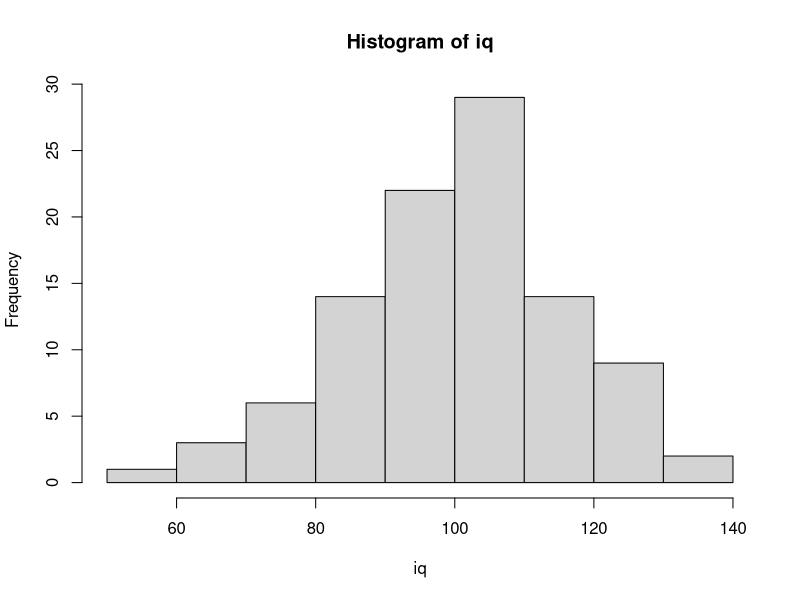

This figure's R source:
# =============================================================================
# 1. EINHEIT: R-GRUNDLAGEN
# Datentypen, Skalenniveaus, Vektoren, Data Frames, Indizierung, Logik,
# einfache Datensimulation
# =============================================================================

# ORGANISATORISCHES (live in RStudio zeigen) ----------------------------------

# 1) RStudio-Oberfläche erklären (vier Fenster):
#    - Links oben:  SOURCE   -> hier schreiben wir unser Skript (wird gespeichert)
#    - Links unten: CONSOLE  -> hier wird Code ausgeführt (wird NICHT gespeichert)
#    - Rechts oben: ENVIRONMENT -> alle Objekte, die wir erstellt haben  = "Gedächtnis"
#    - Rechts unten: FILES / PLOTS / PACKAGES / HELP
#    Merksatz: Alles, was wir später nochmal brauchen, gehört ins Skript,
#    nicht in die Konsole.
#
# 2) R-Projekt erstellen: File -> New Project -> New Directory
#    Warum? Das Projekt legt automatisch fest, in welchem Ordner R Dateien sucht
#    und speichert (das "Working Directory"). Wir müssen dann nie mit langen
#    Dateipfaden oder setwd() arbeiten. Prüfen kann man das mit getwd().
#
# 3) Leeres Skript erstellen: File -> New File -> R Script, sofort speichern.
#
# 4) Code ausführen: Cursor in die Zeile setzen und
#    Cmd + Enter (Mac) bzw. Strg + Enter (Windows) drücken.
#    Alles mit "#" davor ist ein KOMMENTAR und wird von R ignoriert.
#    Kommentare schreiben wir für unser zukünftiges Ich und für andere.
#
# Weitere Inhalte zum Herzeigen: Markdown-Vorlage, Pakete allgemein, Bookdown, Onlineübungen


# 1 | R ALS TASCHENRECHNER -----------------------------------------------------

2 + 2       # Addition
5 - 3       # Subtraktion
5 * 8       # Multiplikation
8 / 2       # Division
3^2         # Potenz (Alternative: 3**2, ist aber unüblich)
sqrt(9)     # Quadratwurzel: unsere erste FUNKTION

?sqrt

# Was ist eine Funktion? Ein Befehl mit runden Klammern: name(argumente).
# In die Klammern kommt, womit die Funktion arbeiten soll.
# Hilfe zu jeder Funktion: ?sqrt  (öffnet die Hilfe rechts unten)

# Es gilt Punkt vor Strich, Klammern wie in der Mathematik:
2 + 3 * 4     # = 14
(2 + 3) * 4   # = 20


# 2 | OBJEKTE UND ZUWEISUNG ----------------------------------------------------

# Ergebnisse können wir unter einem Namen speichern = ein OBJEKT erstellen.
# Das Objekt erscheint danach rechts oben im Environment.

a = 100
b = 3 / 100
summe = a + b          # Mit Objekten kann man weiterrechnen


summe       # Objektname ausführen = Inhalt anzeigen

# HINWEIS ZUR ZUWEISUNG: Wir verwenden in diesem Kurs "=".
# In vielen Büchern und Foren sieht man stattdessen "<-":
#    a <- 100   macht genau dasselbe wie   a = 100
# Tastenkürzel für "<-": Option + Minus (Mac) bzw. Alt + Minus (Windows).
# WICHTIG: Ein "=" weist zu, ein doppeltes "==" VERGLEICHT (kommt später).

# Regeln für Objektnamen:
# - Groß-/Kleinschreibung zählt: Alter und alter sind zwei verschiedene Objekte
# - Keine Leerzeichen, nicht mit einer Zahl beginnen
# - Keine Namen bestehender Funktionen verwenden (z. B. nicht "c", "mean", "sum"),
#   das verwirrt uns selbst und andere.
# - Ein Objekt mit gleichem Namen wird ohne Nachfrage ÜBERSCHRIEBEN.


# 3 | DATENTYPEN ---------------------------------------------------------------

# R unterscheidet verschiedene Arten von Werten. Die drei wichtigsten:

# (a) NUMERIC: Zahlen
zahl = 42.5

# (b) CHARACTER: Text, steht IMMER in Anführungszeichen
fach = "Psychologie"
frage = "Haben Psychologen wirklich alle Bärte und rauchen Zigarre?"

# Ohne Anführungszeichen sucht R nach einem OBJEKT mit diesem Namen:
# Psychologie   # -> Fehler: Objekt 'Psychologie' nicht gefunden

# (c) LOGICAL: Wahrheitswerte, nur TRUE oder FALSE (ohne Anführungszeichen!)
raucht = FALSE
5 > 3          # Vergleiche liefern immer TRUE oder FALSE

# Welcher Typ ist ein Objekt? -> class()
class(zahl)
class(fach)
class(raucht)

# Rechnen geht nur mit Zahlen:
# fach + 1   # -> Fehler: nicht-numerisches Argument für binären Operator

# SKALAR: Ein einzelner Wert wie oben (zahl, fach, raucht).
# Hintergrundwissen: In R ist ein Skalar eigentlich ein Vektor der Länge 1.
length(zahl)   # = 1


# 4 | VEKTOREN -----------------------------------------------------------------

# Ein VEKTOR ist eine Reihe von Werten DESSELBEN Typs.
# In der Psychologie: eine Variable, also z. B. das Alter aller Versuchspersonen.
# Erstellt wird er mit c() = "combine".

# Numerische Vektoren
j = c(1, 2, 3, 4, 5, 6, 7)
k = 1:200                                    # ":" erzeugt ganzzahlige Folgen

# Bei seq() müssen die Argumentnamen nicht ausgeschrieben werden, wenn die
# Reihenfolge stimmt (from, to, by). Beides ist identisch:
seq(from = 20, to = 30, by = 2)
seq(20, 30, 2)

l = c(1:7, seq(from = 20, to = 30, by = 2))  # seq() für Folgen mit Schrittweite

#rnorm

rnorm(100, 100, 15)



# Ausgeschrieben ist es für Anfänger*innen aber lesbarer.

# ÜBUNG: Erstellen Sie einen numerischen Vektor "CFH", der die Zahlen von 12 bis 54
# und jede dritte Zahl von 100 bis 120 (also 100, 103, 106, ...) enthält.
CFH = c(12:54, seq(from = 100, to = 120, by = 3))
CFH

# Character-Vektoren
Psychologen = c("Freud", "Wundt", "Bandura")
class(Psychologen)

# ACHTUNG: Ein Vektor kann nur EINEN Typ enthalten. Mischt man Typen,
# wandelt R alles in den "allgemeinsten" Typ um, meist character:
gemischt = c(1, 2, "drei")
gemischt          # Die Zahlen stehen jetzt in Anführungszeichen
class(gemischt)   # "character" -> damit kann man nicht mehr rechnen!
# Das passiert in echten Datensätzen oft, wenn z. B. jemand "k.A." in eine
# Zahlenspalte schreibt. Deshalb immer den Typ prüfen.

# Nützliche Funktionen für Vektoren
length(CFH)   # Anzahl der Elemente
sum(j)        # Summe
mean(j)       # Mittelwert
min(j); max(j)




# 4.1 | Elemente aus Vektoren auswählen (INDIZIERUNG) --------------------------

# Eckige Klammern [ ] wählen Elemente nach ihrer POSITION aus.
# R beginnt bei 1 zu zählen (nicht bei 0 wie manche andere Programmiersprachen).

Psychologen[1]          # erstes Element
Psychologen[2:3]        # zweites bis drittes Element
Psychologen[c(1, 3)]    # erstes und drittes Element
Psychologen[-1]         # alle AUSSER dem ersten (Minus = ausschließen)

# Merke: runde Klammern ( ) gehören zu Funktionen,
#        eckige Klammern [ ] wählen etwas aus.

# ÜBUNG: Wählen Sie aus dem Vektor CFH das 10. bis 15. Element aus.
CFH[10:15]


# 5 | SKALENNIVEAUS UND IHRE UMSETZUNG IN R ------------------------------------

# Aus der Methodenlehre kennen wir vier Skalenniveaus. R muss wissen, welches
# Niveau eine Variable hat, denn davon hängt ab, welche Berechnungen sinnvoll
# sind (z. B. ist ein Mittelwert für "Diagnose" sinnlos).
#
#   Skalenniveau     | Beispiel                     | In R
#   -----------------|------------------------------|----------------------------
#   Nominal          | Diagnose, Geschlecht         | factor()
#   Ordinal          | Schulabschluss, Likert-Item* | factor(..., ordered = TRUE)
#   Intervall        | IQ, Temperatur in °C         | numeric
#   Verhältnis       | Reaktionszeit, Alter         | numeric
#
#   * Likert-Items werden in der Praxis oft als numeric behandelt
#     (z. B. für Summenscores). Streng genommen sind sie ordinal.
#
# R unterscheidet NICHT zwischen Intervall- und Verhältnisskala, beides ist
# numeric. Welche Rechenoperationen inhaltlich sinnvoll sind, müssen wir
# selbst wissen.

# 5.1 | NOMINAL: Faktor ------------------------------------------------------

# Kategoriale Variablen werden oft als Zahlen kodiert (1 = männlich, 2 = weiblich).
# Für R sind das aber erst einmal ganz normale Zahlen:
geschlecht = c(1, 2, 2, 1, 2)
mean(geschlecht)   # R rechnet brav einen Mittelwert aus, der inhaltlich Unsinn ist

# Mit factor() sagen wir R: Das sind Kategorien, keine Zahlen.
#   levels = welche Kodierungen gibt es?
#   labels = welche Bedeutung haben sie? (gleiche Reihenfolge wie levels!)
geschlecht = factor(geschlecht, levels = c(1, 2), labels = c("männlich", "weiblich"))
geschlecht
class(geschlecht)
levels(geschlecht)   # vorhandene Kategorien
table(geschlecht)    # Häufigkeiten: die passende Statistik für Nominaldaten
# mean(geschlecht)   # -> Warnung + NA. Gut so: R schützt uns jetzt vor Unsinn.




##### Ende Michi & Nico Sitzung 1 14.10 #######


# 5.2 | ORDINAL: geordneter Faktor -------------------------------------------

# Bei ordinalen Daten gibt es eine Rangfolge. Mit ordered = TRUE weiß R das.
# Die Reihenfolge der levels bestimmt die Rangfolge (von niedrig nach hoch).
abschluss = c("Abitur", "Mittlere Reife", "Abitur", "Hauptschule", "Mittlere Reife")
abschluss = factor(abschluss,
                   levels = c("Hauptschule", "Mittlere Reife", "Abitur"),
                   ordered = TRUE)
abschluss
abschluss > "Hauptschule"   # Größer/kleiner-Vergleiche sind jetzt erlaubt
table(abschluss)            # Tabelle erscheint in der richtigen Reihenfolge
# Ohne die levels-Angabe würde R alphabetisch sortieren.
# "Abitur" stünde dann fälschlich an erster Stelle.

# 5.3 | INTERVALL / VERHÄLTNIS: numeric --------------------------------------

alter = c(20, 31, 25, 34, 51)
class(alter)
mean(alter)   # Mittelwert ist hier sinnvoll


# 6 | DATA FRAMES --------------------------------------------------------------

# Ein DATA FRAME ist eine Tabelle, genau so, wie wir Daten aus SPSS oder Excel kennen:
#   - jede ZEILE   = eine Person (ein Fall)
#   - jede SPALTE  = eine Variable (ein Vektor)
# Unterschied zum Vektor: Spalten dürfen verschiedene Typen haben.

# Wir erstellen zuerst drei Vektoren ...
Name = c("Max", "Maja", "Mia", "Moritz", "Markus")
Alter = c(20, 31, 25, 34, 51)
Diagnose = c("Depression", "Zwangsstörung", "Depression", "Soziale Phobie", "Depression")

# ... und fügen sie zu einem Data Frame zusammen. Jeder Vektor wird eine Spalte.
# Voraussetzung: Alle Vektoren sind gleich lang (hier: 5 Personen).
df = data.frame(Name, Alter, Diagnose)
df

# Übersicht über einen Data Frame
nrow(df)   # Anzahl Zeilen   = Anzahl Personen
ncol(df)   # Anzahl Spalten  = Anzahl Variablen
dim(df)    # beides zusammen
str(df)    # "structure": welche Variablen, welcher Typ? SEHR wichtig!
names(df)  # Variablennamen
# Tipp: Im Environment auf den Data Frame klicken öffnet eine Tabellenansicht.

# Neue Variable hinzufügen: einfach mit $ einen neuen Namen vergeben
df$Geschlecht = factor(c(1, 2, 2, 1, 2), levels = c(1, 2),
                       labels = c("männlich", "weiblich"))
df$Diagnose = factor(df$Diagnose)   # Diagnose ist nominal -> Faktor
str(df)


# 6.1 | Spalten, Zeilen und Zellen auswählen ---------------------------------

# Möglichkeit 1: Spalte über "$"
df$Alter

# Möglichkeit 2: eckige Klammern mit [ZEILE, SPALTE]
#   Alles VOR dem Komma bezieht sich auf ZEILEN (Personen),
#   alles NACH dem Komma auf SPALTEN (Variablen).
#   Bleibt eine Seite leer, heißt das: "alle".

df[1, 2]                     # Zeile 1, Spalte 2 -> eine Zelle
df[1, ]                      # Zeile 1, alle Spalten -> eine Person
df[, 1]                      # alle Zeilen, Spalte 1 -> eine Variable
df[3, "Alter"]               # Spalten auch über den Namen ansprechbar
df[1:3, c("Name", "Alter")]  # mehrere Zeilen und Spalten

# Spalten über den NAMEN anzusprechen ist sicherer als über die Position:
# Fügt man eine Spalte hinzu, verschieben sich die Positionen, die Namen nicht.

# ÜBUNG: Welche Diagnose hat die Person in der zweiten Zeile?
df[2, "Diagnose"]   # über den Variablennamen
df[2, 3]            # über die Position der Variable


# 6.2 | Werte verändern ------------------------------------------------------

# Auswahl + Zuweisung = Wert ÜBERSCHREIBEN. So korrigiert man z. B. Eingabefehler.
df[2, "Alter"] = 32
df
df[2, "Alter"] = 31   # und wieder zurück
# ACHTUNG: R fragt nicht nach! Der alte Wert ist danach weg.
# Darum verändern wir nie die Originaldatei, sondern nur das Objekt in R.


# 7 | LOGISCHE OPERATOREN UND FILTERN ------------------------------------------

# Statt über Positionen können wir Werte nach einer BEDINGUNG auswählen.
#   ==  gleich           !=  ungleich
#   >   größer           <   kleiner
#   >=  größer gleich    <=  kleiner gleich
#   &   UND (beide Bedingungen müssen stimmen)
#   |   ODER (mindestens eine Bedingung muss stimmen)
#   %in% "ist enthalten in" (Abkürzung für viele ODER-Vergleiche)

# Schritt 1: Eine Bedingung liefert für JEDES Element TRUE oder FALSE
df$Alter > 30

# Schritt 2: Diesen TRUE/FALSE-Vektor in eckige Klammern stecken.
# R behält genau die Elemente, bei denen TRUE steht.
df$Alter[df$Alter > 30]

# Das funktioniert genauso für ZEILEN eines Data Frames (Bedingung VOR das Komma!):
df[df$Alter > 30, ]                          # alle Personen über 30
df[df$Diagnose == "Depression", ]            # alle Personen mit Depression
df[df$Diagnose == "Depression" & df$Alter > 22, ]   # beides zusammen (UND)
df[df$Alter < 22 | df$Alter > 50, ]          # jünger als 22 ODER älter als 50
df[df$Diagnose %in% c("Zwangsstörung", "Soziale Phobie"), ]  # Liste von Werten

# Tricks mit TRUE/FALSE: R zählt TRUE als 1 und FALSE als 0
sum(df$Alter > 30)    # WIE VIELE Personen sind über 30?
mean(df$Alter > 30)   # welcher ANTEIL ist über 30?

# ÜBUNG: Wählen Sie alle Frauen aus, die jünger als 35 sind.
df[df$Geschlecht == "weiblich" & df$Alter < 35, ]


# 8 | ARBEIT MIT EINEM GRÖSSEREN DATENSATZ: starwars ---------------------------

# PAKETE: R kann durch Pakete erweitert werden (wie Apps auf dem Handy).
#   install.packages("name")  -> einmalig herunterladen (wie App installieren)
#   library(name)             -> in JEDER Sitzung laden (wie App öffnen)
# install.packages("dplyr")   # nur einmal nötig, danach auskommentieren
library(dplyr)

# Beim Laden erscheint eine Meldung, dass Funktionen "maskiert" werden
# (u. a. filter). Das ist KEIN Fehler: dplyr bringt eine eigene Funktion
# filter() mit, die nun Vorrang vor der gleichnamigen Funktion aus R hat.

# dplyr enthält den Übungsdatensatz "starwars".
# Die Spalten 12 bis 14 sind Listen (z. B. alle Filme pro Figur). Damit können
# wir noch nicht arbeiten, daher behalten wir nur die Spalten 1 bis 11.
starwars = as.data.frame(starwars[, 1:11])

head(starwars)      # erste 6 Zeilen
dim(starwars)       # 87 Figuren, 11 Variablen
str(starwars)
summary(starwars$mass)   # Achtung: "NA's" in der Ausgabe!


# 8.1 | Fehlende Werte: NA -----------------------------------------------------

# NA = "Not Available" = fehlender Wert. Das kennen wir aus jedem Fragebogen:
# Nicht alle Personen beantworten alle Fragen.
gewicht = starwars$mass

mean(gewicht)                # Ergebnis: NA
# Warum? Wenn auch nur EIN Wert unbekannt ist, ist auch der Mittelwert unbekannt.
mean(gewicht, na.rm = TRUE)  # na.rm = "NA remove": fehlende Werte ignorieren

is.na(gewicht)               # TRUE, wo ein Wert fehlt
sum(is.na(gewicht))          # Anzahl fehlender Werte


# 8.2 | Logische Auswahl mit fehlenden Werten -----------------------------------

gewicht[gewicht == 79]
# Überraschung: Neben 79 erscheinen auch NAs! Warum?
# Ist "unbekannt == 79"? Das weiß R nicht, also ist das Ergebnis NA statt TRUE/FALSE.
# Und ein NA in den eckigen Klammern liefert ein NA im Ergebnis.

# Lösung: which() gibt nur die POSITIONEN zurück, an denen wirklich TRUE steht.
which(gewicht == 79)            # an welchen Stellen?
gewicht[which(gewicht == 79)]   # jetzt ohne NAs

gewicht[which(gewicht != 79)]   # ungleich
gewicht[which(gewicht >= 79)]   # größer gleich

# Verknüpfungen
gewicht[which(gewicht > 50 & gewicht < 100)]   # zwischen 50 und 100 kg
gewicht[which(gewicht < 50 | gewicht > 100)]   # unter 50 ODER über 100 kg

# Mit Text funktioniert es genauso
haarfarbe = starwars$hair_color
haarfarbe[which(haarfarbe == "brown")]
length(which(haarfarbe == "brown"))   # Wie viele Figuren haben braune Haare?

table(starwars$hair_color)                  # Häufigkeiten aller Haarfarben
table(starwars$hair_color, useNA = "ifany") # inklusive fehlender Werte
# table() lässt NAs standardmäßig WEG. Das sollte man wissen!


# 8.3 | Komfortabler filtern mit filter() aus dplyr --------------------------------

# filter(Datensatz, Bedingung) macht dasselbe wie df[Bedingung, ], ist aber
# lesbarer: Innerhalb von filter() können wir Spaltennamen direkt verwenden,
# ohne jedes Mal starwars$ davor zu schreiben.
# Außerdem lässt filter() Zeilen mit NA in der Bedingung automatisch weg.

filter(starwars, mass == 79)
filter(starwars, mass > 50 & mass < 100)
filter(starwars, hair_color == "brown", sex == "male")   # Komma = UND

# WICHTIG: Innerhalb von filter() immer den SPALTENNAMEN des Datensatzes
# verwenden (mass), nicht ein Objekt aus dem Environment (gewicht).

# Die PIPE %>% bedeutet: "Nimm das Ergebnis links und gib es an die Funktion rechts weiter."
# Lies sie als "und dann". Die beiden Zeilen sind identisch:
filter(starwars, mass == 79)
starwars %>% filter(mass == 79)
# Vorteil: Mehrere Schritte lassen sich von oben nach unten lesbar verketten.
# Tastenkürzel: Cmd + Shift + M (Mac) bzw. Strg + Shift + M (Windows).
# In neueren R-Versionen gibt es auch die eingebaute Pipe |>, sie funktioniert hier gleich.

schwere_figuren = starwars %>% filter(mass > 100)
nrow(schwere_figuren)

# ÜBUNG: Wie viele Figuren sind größer als 180 cm (height) UND haben blaue Augen
# (eye_color == "blue")?
starwars %>% filter(height > 180, eye_color == "blue") %>% nrow()


# 9 | DATEN SIMULIEREN ---------------------------------------------------------

# Warum Daten simulieren?
# - Wir können üben, ohne echte (sensible) Daten zu benötigen.
# - Wir wissen, wie die "Wahrheit" aussieht, und können prüfen,
#   ob unsere Auswertung sie wiederfindet.
# - So kann man Stichprobenvariation sichtbar machen (-> Statistikvorlesung).

# set.seed(): Zufallszahlen sind in R nur "pseudo-zufällig". Mit derselben
# Startzahl erhalten alle im Raum exakt dieselben Zufallszahlen.
# Ohne set.seed() sieht bei jeder Person (und bei jedem Ausführen) alles anders aus.
set.seed(42)

# 9.1 | Normalverteilte Werte: rnorm() ---------------------------------------

# rnorm(n, mean, sd): n Werte aus einer Normalverteilung
# Beispiel: IQ ist normiert auf M = 100, SD = 15
iq = rnorm(n = 100, mean = 100, sd = 15)
head(iq)
round(head(iq), 1)   # round() rundet auf die angegebene Zahl von Nachkommastellen
mean(iq)             # nicht genau 100!
sd(iq)               # nicht genau 15!
# Warum? Wir haben eine STICHPROBE von 100 Personen gezogen. Stichprobenkennwerte
# schwanken um die Populationswerte. Mit n = 10000 lägen sie viel näher dran.
hist(iq)             # Histogramm als erster Blick (ausführlich später mit ggplot)

# 9.2 | Zufälliges Ziehen: sample() ------------------------------------------

# sample(x, size, replace): zieht zufällig "size" Werte aus "x"
# Beispiel: Antworten auf einem 5-stufigen Likert-Item
likert = sample(x = 1:5, size = 100, replace = TRUE)
table(likert)
# replace = TRUE: "mit Zurücklegen", jeder Wert kann mehrfach gezogen werden.
# Ohne replace = TRUE könnten wir aus 1:5 höchstens 5 Werte ziehen.

# 9.3 | Wiederholen: rep() ---------------------------------------------------

# rep() wiederholt Werte, ideal für Gruppenvariablen
rep(c("KG", "EG"), times = 3)    # KG EG KG EG KG EG
rep(c("KG", "EG"), each = 3)     # KG KG KG EG EG EG
gruppe = rep(c("KG", "EG"), each = 50)   # 50 Kontroll- und 50 Experimentalpersonen

# 9.4 | Alles zusammen: ein simulierter Datensatz ------------------------------

studie = data.frame(
  id         = 1:100,                    # fortlaufende Personennummer
  gruppe     = factor(gruppe),           # nominal
  iq         = round(iq),                # numeric (intervallskaliert)
  zufrieden  = likert                    # Likert-Item (eigentlich ordinal)
)
head(studie)
str(studie)

# Alles, was wir heute gelernt haben, funktioniert jetzt auch hier:
studie[studie$gruppe == "EG", ]
mean(studie$iq[studie$gruppe == "EG"])
studie %>% filter(iq > 115)

# ÜBUNG: Simulieren Sie für 60 Personen eine Reaktionszeit in Millisekunden
# (M = 450, SD = 80). Wie viele Personen sind langsamer als 550 ms?
set.seed(1)
rt = rnorm(60, mean = 450, sd = 80)
sum(rt > 550)


# ZUSAMMENFASSUNG --------------------------------------------------------------

# Funktionen
# c()               Vektor erstellen ("combine")
# seq()             Zahlenfolge mit Schrittweite
# rep()             Werte wiederholen
# class()           Datentyp anzeigen
# length()          Anzahl Elemente
# factor()          in (geordneten) Faktor umwandeln; levels, labels, ordered
# levels()          Kategorien eines Faktors
# data.frame()      Data Frame erstellen
# as.data.frame()   in Data Frame umwandeln
# nrow(), ncol(), dim()   Anzahl Zeilen, Spalten, beides
# str()             Struktur: Variablen und ihre Typen
# names()           Variablennamen
# head()            erste Zeilen
# summary()         Zusammenfassung
# table()           Häufigkeiten (useNA = "ifany" zeigt auch NAs)
# sum(), mean(), min(), max(), sd()   Kennwerte (na.rm = TRUE ignoriert NAs)
# is.na()           fehlende Werte finden
# which()           Positionen, an denen eine Bedingung TRUE ist
# round()           runden
# sqrt()            Quadratwurzel
# library()         Paket laden
# filter()          Zeilen nach Bedingung auswählen (dplyr)
# set.seed()        Zufallszahlen reproduzierbar machen
# rnorm()           normalverteilte Zufallswerte
# sample()          zufällig ziehen
# hist()            Histogramm
#
# Operatoren
# +  -  *  /  ^     Rechnen
# =  (bzw. <-)      Zuweisung
# :                 ganzzahlige Folge
# $                 Variable aus Data Frame
# [ ]               Auswahl im Vektor
# [ , ]             Auswahl im Data Frame: [Zeilen, Spalten]
# ==  !=            gleich, ungleich
# >  <  >=  <=      Größenvergleiche
# &  |              UND, ODER
# %in%              ist enthalten in
# %>%               Pipe: "und dann"
# #                 Kommentar
